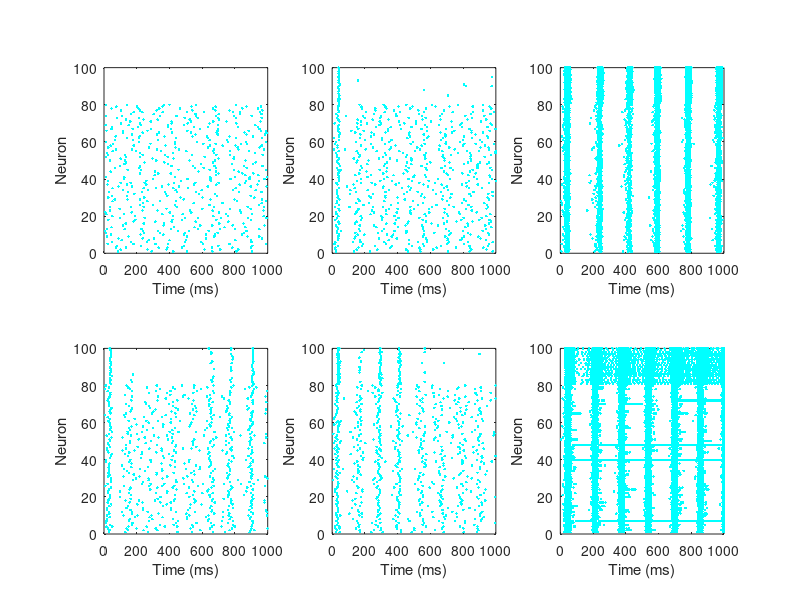

The MATLAB source for this figure: (Note: this script raises an error after producing the figure.)
%% Izhikevich network - 6 conditions of gE/gI weights

clear; clc; close all;

% Network setup 
N  = 100;
Ne = round(0.8*N);
Ni = round(0.2*N);
dt = 1; T  = 1000; nt = T/dt;

% Izhikevich parameters 
a = [0.02*ones(Ne,1); 0.10*ones(Ni,1)];
b = [0.20*ones(Ne,1); 0.20*ones(Ni,1)];
c = -65*ones(N,1);
d = [8*ones(Ne,1); 2*ones(Ni,1)];

% Connectivity
S = [0.5*rand(N,Ne), -1*rand(N,Ni)];

% Synapse parameters (same for all)
hE = zeros(N,1);
hI = zeros(N,1);
tauE = 5; tauI = 10;
EE = 0; EI = -70;

% 6 conditions: [gE, gI]
conditions = [
    0.05, 0.10;  % Low E
    0.10, 0.10;  % Baseline  
    0.15, 0.10;  % High E
    0.10, 0.20;  % Baseline E, med I
    0.10, 0.40;  % Baseline E, high I
    0.15, 0.40   % High E+I
];

% Create figure with 6 subplots
figure('Color','k', 'Position', [100 100 1200 800]);

for cond = 1:6
    
    % Set gE, gI for this condition
    gE = conditions(cond,1);
    gI = conditions(cond,2);
    
    % Reset states
    V = -65*ones(N,1); u = b.*V;
    hE = zeros(N,1); hI = zeros(N,1);
    firings = [];
    
    % Simulation loop 
    for t = 1:nt
        I_ext = [5*randn(Ne,1); 2*randn(Ni,1)];
        IE = gE .* hE .* (EE - V);
        II = gI .* hI .* (EI - V);
        I  = I_ext + IE + II;
        
        dV = 0.04*V.^2 + 5*V + 140 - u + I;
        du = a.*(b.*V - u);
        V  = V + dt*dV; u  = u + dt*du;
        
        fired = find(V >= 30);
        Sspike = zeros(N,1); Sspike(fired) = 1;
        SE = S(:,1:Ne) * Sspike(1:Ne);
        SI = S(:,Ne+1:end) * Sspike(Ne+1:end);
        hE = hE + dt*(-hE + SE)/tauE;
        hI = hI + dt*(-hI + SI)/tauI;
        
        if ~isempty(fired)
            firings = [firings; t*ones(length(fired),1), fired];
            V(fired) = c(fired);
            u(fired) = u(fired) + d(fired);
        end
    end
    
    % Plot subplot
    subplot(2,3,cond);
    if ~isempty(firings)
        plot(firings(:,1), firings(:,2), '.', 'Color',[0 1 1]);
    end
    ylim([0 N]);
    title(sprintf('gE=%.2f, gI=%.2f', gE, gI), 'Color', 'w', 'FontSize', 10);
    xlabel('Time (ms)');        
    ylabel('Neuron');           
end

sgtitle('Effect of synaptic weights on synchronisation', 'Color', 'w', 'FontSize', 14);
